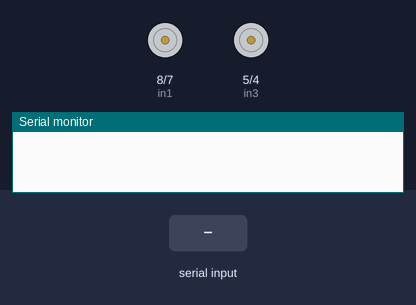
This sketch was run on a simulated Arduino Uno, built with avr-gcc and run on an emulated ATmega328P. On the bench: motor-driver pin pairs drawn as motors (green arrow = first pin HIGH = forward, orange = second pin HIGH = backward, longer = more drive, scaled by the enable pin), the last lines printed to the serial monitor. Inputs (shaded band) come from the test bench.

Above: at 1.2 s.
1.3 s: "1" received over the second serial link
At 2.5 s:
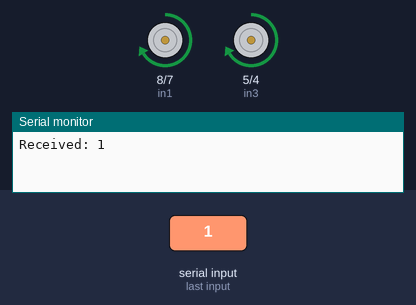
2.8 s: "2" received over the second serial link
At 3.9 s:
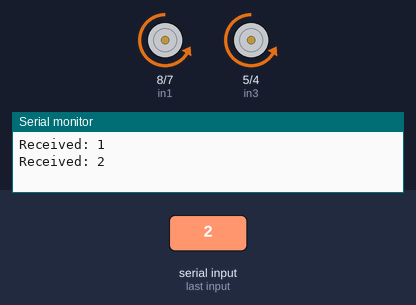
4.3 s: "3" received over the second serial link
At 5.0 s:
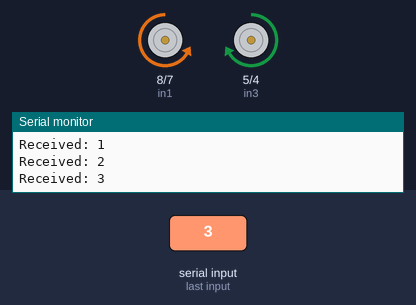
5.8 s: "4" received over the second serial link
At 6.2 s:
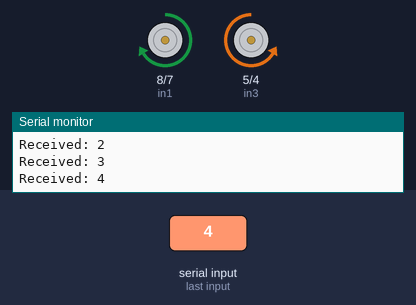
7.3 s: "0" received over the second serial link
At 8.5 s:
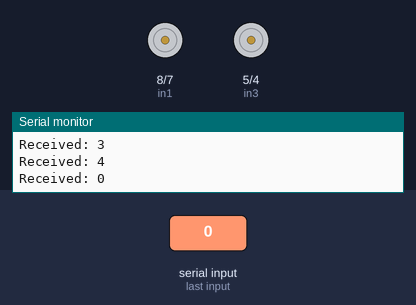
Timing chart, 0 to 9.8 s (numbered marks = the images above; inputs shaded):
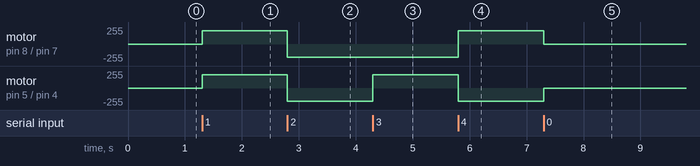

The sketch:

RC_Sender.ino
```cpp
#include <SoftwareSerial.h>

// Bluetooth setup (RX, TX)
SoftwareSerial BT(2, 3); // RX, TX

// Motor A pins
int enA = 9;
int in1 = 8;
int in2 = 7;

// Motor B pins
int enB = 10;
int in3 = 5;
int in4 = 4;

void setup() {
  // Set motor pins as outputs
  pinMode(enA, OUTPUT);
  pinMode(in1, OUTPUT);
  pinMode(in2, OUTPUT);
  pinMode(enB, OUTPUT);
  pinMode(in3, OUTPUT);
  pinMode(in4, OUTPUT);

  // Set default speed (can go from 0 to 255)
  analogWrite(enA, 200);
  analogWrite(enB, 200);

  // Start Serial for debugging (optional)
  Serial.begin(9600);
  // Start Bluetooth serial
  BT.begin(9600);
}

void loop() {
  if (BT.available()) {
    char command = BT.read();
    Serial.print("Received: ");
    Serial.println(command);

    switch (command) {
      case '1':
        moveForward();
        break;
      case '2':
        moveBackward();
        break;
      case '3':
        turnLeft();
        break;
      case '4':
        turnRight();
        break;
      case '0':
        stopMotors();
        break;
      default:
        stopMotors();
        break;
    }
  }
}

void moveForward() {
  digitalWrite(in1, HIGH);
  digitalWrite(in2, LOW);
  digitalWrite(in3, HIGH);
  digitalWrite(in4, LOW);
}

void moveBackward() {
  digitalWrite(in1, LOW);
  digitalWrite(in2, HIGH);
  digitalWrite(in3, LOW);
  digitalWrite(in4, HIGH);
}

void turnLeft() {
  digitalWrite(in1, LOW);
  digitalWrite(in2, HIGH);
  digitalWrite(in3, HIGH);
  digitalWrite(in4, LOW);
}

void turnRight() {
  digitalWrite(in1, HIGH);
  digitalWrite(in2, LOW);
  digitalWrite(in3, LOW);
  digitalWrite(in4, HIGH);
}

void stopMotors() {
  digitalWrite(in1, LOW);
  digitalWrite(in2, LOW);
  digitalWrite(in3, LOW);
  digitalWrite(in4, LOW);
}
```

Measured:
- after the input at 1.3 s, motor on pin 8 (in1) / pin 7 (in2), motor on pin 5 (in3) / pin 4 (in4): stopped → forward 200/255 at once
- after the input at 2.8 s, motor on pin 8 (in1) / pin 7 (in2), motor on pin 5 (in3) / pin 4 (in4): forward 200/255 → backward 200/255 at once
- after the input at 4.3 s, motor on pin 5 (in3) / pin 4 (in4): backward 200/255 → forward 200/255 at once
- after the input at 5.8 s, motor on pin 8 (in1) / pin 7 (in2): backward 200/255 → forward 200/255 at once; motor on pin 5 (in3) / pin 4 (in4): forward 200/255 → backward 200/255 at once
- after the input at 7.3 s, motor on pin 8 (in1) / pin 7 (in2): forward 200/255 → stopped at once; motor on pin 5 (in3) / pin 4 (in4): backward 200/255 → stopped at once
